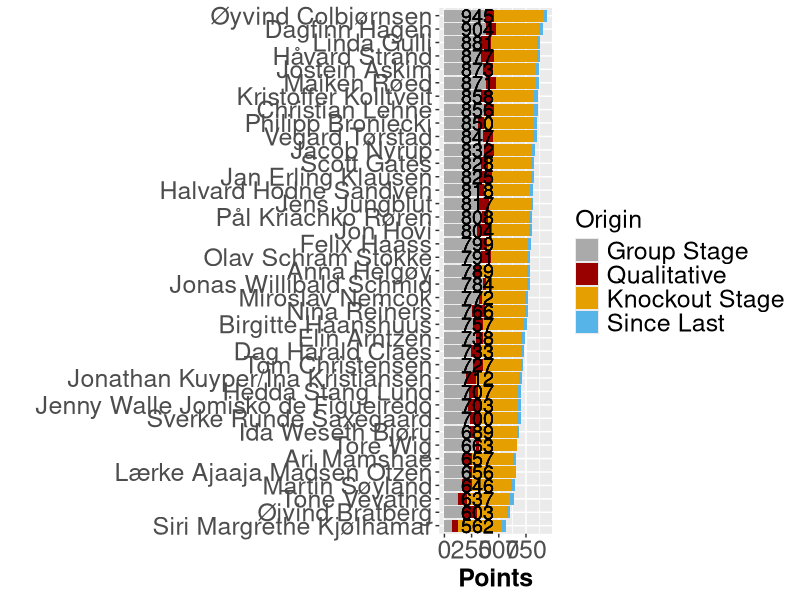

This figure's R source:
## ---- chunk 1

library(tidyverse)
library(igraph)
library(readxl)
library(knitr)

knitr::opts_chunk$set(out.width = "100%")

## ---- chunk 2

invisible(Sys.setlocale())
poeng_prev <- tbl_df(read.csv("details39.csv", sep=";", header = FALSE, encoding = "utf-8"))
poeng_prev$total_prev <- poeng_prev$V2 + poeng_prev$V3 + poeng_prev$V4
poeng_prev <- poeng_prev %>% select(V1, total_prev)

poeng <- tbl_df(read.csv("details40.csv", sep=";", header = FALSE))

poeng$total <- poeng$V2 + poeng$V3 + poeng$V4

poeng <- inner_join(poeng, poeng_prev, by="V1")
poeng$diff <- poeng$total - poeng$total_prev

poeng <- rename(poeng, V35 = V4)
poeng <- rename(poeng, V34 = V3)
poeng <- rename(poeng, V36 = V2)
poeng$V34 <-poeng$V34 - poeng$diff


long_pong <- poeng %>% select(V1, V34, V35, V36, total, diff)  %>% gather(key = V, -V1, -total, value = poeng) %>% arrange(V)

invisible(Sys.setlocale())
ggplot(data = long_pong, aes(x = reorder(V1, total), y=poeng, fill = V)) + 
  geom_bar(stat = "identity") +
  coord_flip() +
  geom_text(aes(V1, 0, label = total), hjust = -0.50, size = 5) +
  ylab("Points") +
  xlab(" ") +
  scale_fill_manual(values=c("#AAAAAA", "#990000", "#E69F00", "#56B4E9"), 
                    name="Origin",
                    breaks=c("V36", "V35", "V34", "diff"),
                    labels=c("Group Stage", "Qualitative", "Knockout Stage", "Since Last")) +
  theme(axis.text=element_text(size=18), axis.title=element_text(size=18,face="bold")) +
  theme(legend.title=element_text(size=18), 
    legend.text=element_text(size=18))

